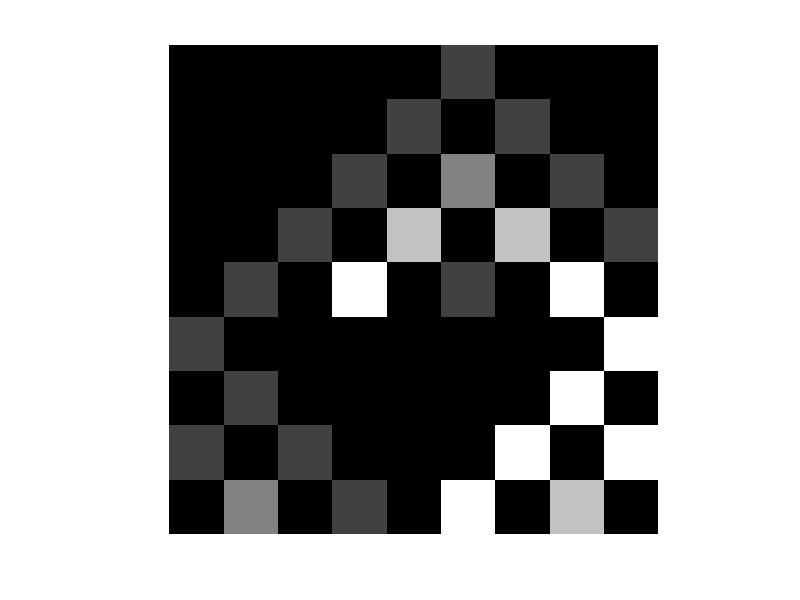

Recreate this plot in MATLAB.

clc
clear
close all

N = input("Please enter a positive integer: ");
B = input("Please enter a base: ");

size = 2 * N - 1;
main_lst = zeros(size);

main_lst(1, N + 1) = 1;


for row_index = (2:size)
    
    for column_index = (1:size)
        
        if column_index == 1

            main_lst(row_index, column_index) = main_lst(row_index - 1, column_index + 1);
        elseif column_index == size

            main_lst(row_index, column_index) = main_lst(row_index - 1, column_index - 1);

        else

            main_lst(row_index, column_index) = main_lst(row_index - 1, column_index - 1) + main_lst(row_index - 1, column_index + 1);

            fprintf("Added %d and %d", main_lst(row_index - 1, column_index - 1), main_lst(row_index - 1, column_index + 1))
        end
    end

end

disp(main_lst)

for iterator = (1:size * size)
    main_lst(iterator) = mod(main_lst(iterator), B);
    
%     if B == 2
%         if main_lst(iterator) == 1
%             main_lst(iterator) = A;
% 
%         elseif main_lst(iterator) == 0
%             main_lst(iterator) = C;
% 
%         end
%     end
end

% disp(main_lst)
imshow(main_lst, [])
